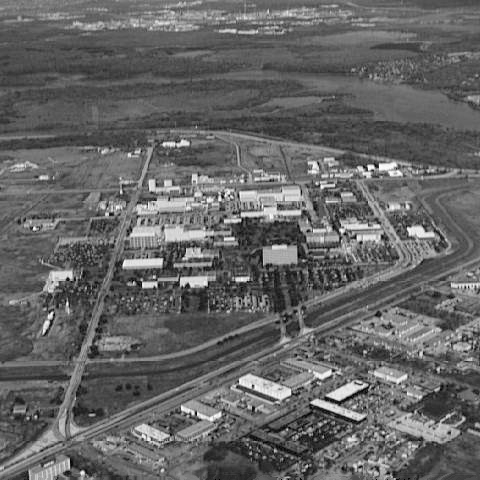
#> input picture DIP_HW3/DIP_HW3_1/aerial_view.tif, 480 x 480 px
$ python 2.py
#> lines starting #> are read from the running program, lines starting #| are printed output that depends on the picture
import cv2
import numpy as np
import matplotlib.pyplot as plt

# Read the image
image = cv2.imread('aerial_view.tif', cv2.IMREAD_GRAYSCALE)
#> image is the input picture: shape (480, 480); min 0, max 254, mean 101.2

# Check if the image is valid
if image is None or not isinstance(image, (np.ndarray)):
    raise ValueError("Invalid image provided. Please check the file path.")

# Function to perform histogram equalization
def histogram_equalization(image):

    # Convert to grayscale if the image is not already
    if len(image.shape) == 3:
        gray_image = cv2.cvtColor(image, cv2.COLOR_BGR2GRAY)
    else:
        gray_image = image

    # Perform histogram equalization
    equalized_image = cv2.equalizeHist(gray_image)
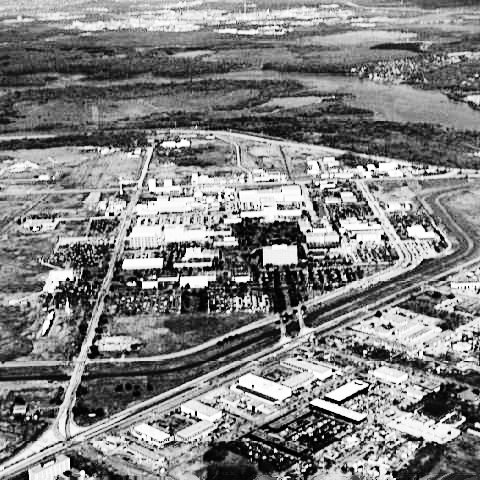
#> equalized_image: shape (480, 480); min 0, max 255, mean 128.7

    return gray_image, equalized_image

# Perform histogram equalization
gray_image, equalized_image = histogram_equalization(image)

cv2.imwrite('aerial_equalized.png', equalized_image)

plt.figure(figsize = (16, 8))

# Original Image
plt.subplot(2, 2, 1)
plt.title('Original Image')
plt.imshow(gray_image, cmap = 'gray')
plt.axis('off')

# Original Image Histogram
plt.subplot(2, 2, 2)
plt.title('Original Image Histogram')
plt.xlabel("Intensity")
plt.ylabel("Number of pixels")
plt.hist(gray_image.ravel(), bins = 256, range = [0, 256], color = 'blue')
plt.xlim([0, 256])

# Equalized Image
plt.subplot(2, 2, 3)
plt.title('Equalized Image')
plt.imshow(equalized_image, cmap = 'gray')
plt.axis('off')

# Equalized Image Histogram
plt.subplot(2, 2, 4)
plt.title('Equalized Image Histogram')
plt.xlabel("Intensity")
plt.ylabel("Number of pixels")
plt.hist(equalized_image.ravel(), bins = 256, range = [0, 256], color = 'blue')
plt.xlim([0, 256])

# Show plots
plt.tight_layout()
plt.show()
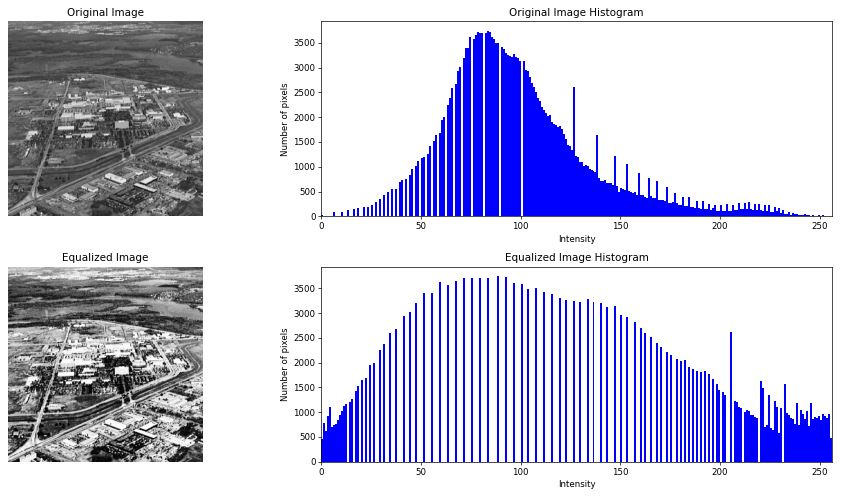
#> figure drawn by matplotlib, 4 panels; panel 2: tallest bar 3749 high, from x = 83 to 84; panel 4: tallest bar 3749 high, from x = 88 to 89

$ run again, with DIP_HW3/DIP_HW3_1/1.png saved as DIP_HW3/DIP_HW3_1/aerial_view.tif
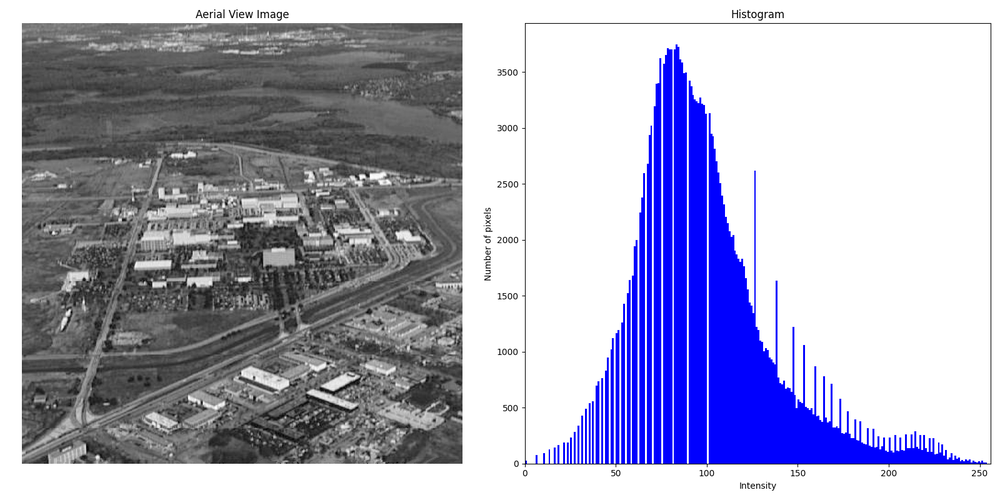
#> input picture DIP_HW3/DIP_HW3_1/1.png, 1000 x 500 px, shrunk from 1600 x 800 before the run
#> in histogram_equalization, `equalized_image = cv2.equalizeHist(gray_image)`:
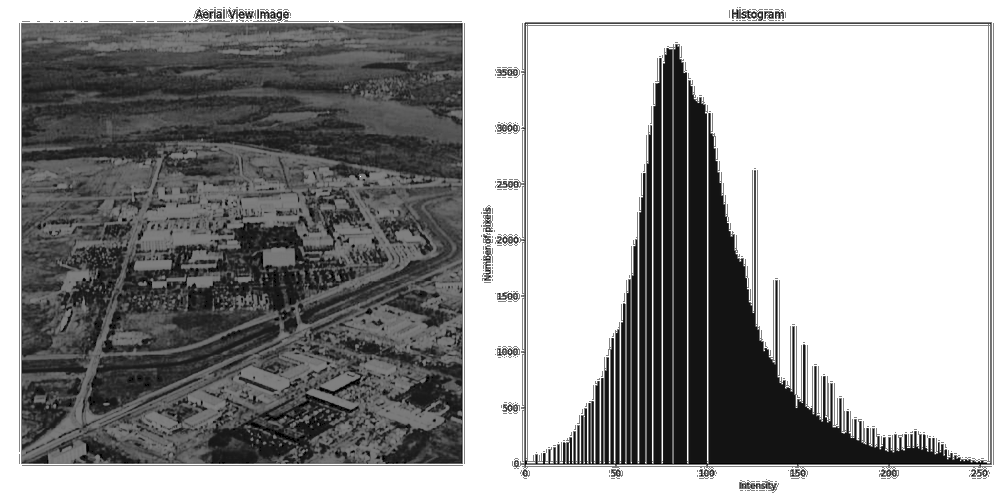
#> equalized_image: shape (500, 1000); min 0, max 255, mean 157.4
#> `plt.show()`:
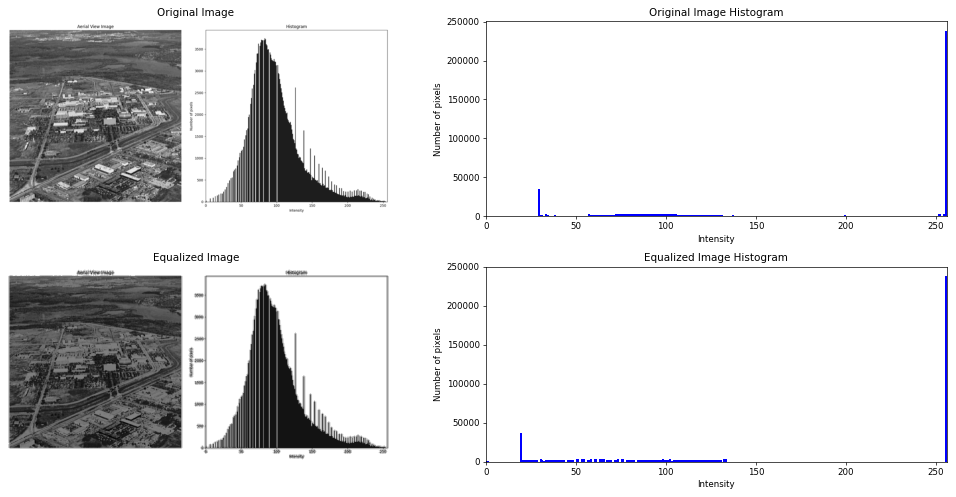
#> figure drawn by matplotlib, 4 panels; panel 2: tallest bar 238432 high, from x = 255 to 256; panel 4: tallest bar 238432 high, from x = 255 to 256
